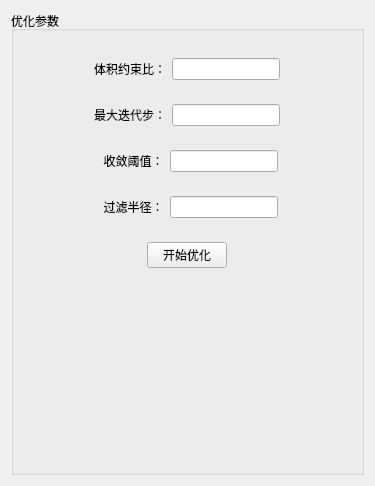
<?xml version="1.0" encoding="UTF-8"?>
<ui version="4.0">
 <class>OptimizeParaWidget</class>
 <widget class="QWidget" name="OptimizeParaWidget">
  <property name="geometry">
   <rect>
    <x>0</x>
    <y>0</y>
    <width>375</width>
    <height>486</height>
   </rect>
  </property>
  <property name="windowTitle">
   <string>Form</string>
  </property>
  <layout class="QVBoxLayout" name="verticalLayout_2">
   <item>
    <widget class="QGroupBox" name="groupBox">
     <property name="sizePolicy">
      <sizepolicy hsizetype="Expanding" vsizetype="Expanding">
       <horstretch>0</horstretch>
       <verstretch>0</verstretch>
      </sizepolicy>
     </property>
     <property name="title">
      <string>优化参数</string>
     </property>
     <layout class="QHBoxLayout" name="horizontalLayout_2">
      <item>
       <widget class="QWidget" name="widget" native="true">
        <property name="sizePolicy">
         <sizepolicy hsizetype="Fixed" vsizetype="Minimum">
          <horstretch>0</horstretch>
          <verstretch>0</verstretch>
         </sizepolicy>
        </property>
        <layout class="QVBoxLayout" name="verticalLayout">
         <item>
          <widget class="QWidget" name="widget_2" native="true">
           <layout class="QHBoxLayout" name="horizontalLayout">
            <item>
             <spacer name="horizontalSpacer">
              <property name="orientation">
               <enum>Qt::Horizontal</enum>
              </property>
              <property name="sizeHint" stdset="0">
               <size>
                <width>40</width>
                <height>20</height>
               </size>
              </property>
             </spacer>
            </item>
            <item>
             <widget class="QLabel" name="label">
              <property name="text">
               <string>体积约束比：</string>
              </property>
             </widget>
            </item>
            <item>
             <widget class="QLineEdit" name="lineEdit"/>
            </item>
            <item>
             <spacer name="horizontalSpacer_2">
              <property name="orientation">
               <enum>Qt::Horizontal</enum>
              </property>
              <property name="sizeHint" stdset="0">
               <size>
                <width>40</width>
                <height>20</height>
               </size>
              </property>
             </spacer>
            </item>
           </layout>
          </widget>
         </item>
         <item>
          <widget class="QWidget" name="widget_3" native="true">
           <layout class="QHBoxLayout" name="horizontalLayout_5">
            <item>
             <spacer name="horizontalSpacer_3">
              <property name="orientation">
               <enum>Qt::Horizontal</enum>
              </property>
              <property name="sizeHint" stdset="0">
               <size>
                <width>40</width>
                <height>20</height>
               </size>
              </property>
             </spacer>
            </item>
            <item>
             <widget class="QLabel" name="label_5">
              <property name="text">
               <string>最大迭代步：</string>
              </property>
             </widget>
            </item>
            <item>
             <widget class="QLineEdit" name="lineEdit_5"/>
            </item>
            <item>
             <spacer name="horizontalSpacer_4">
              <property name="orientation">
               <enum>Qt::Horizontal</enum>
              </property>
              <property name="sizeHint" stdset="0">
               <size>
                <width>40</width>
                <height>20</height>
               </size>
              </property>
             </spacer>
            </item>
           </layout>
          </widget>
         </item>
         <item>
          <widget class="QWidget" name="widget_4" native="true">
           <layout class="QHBoxLayout" name="horizontalLayout_6">
            <item>
             <spacer name="horizontalSpacer_5">
              <property name="orientation">
               <enum>Qt::Horizontal</enum>
              </property>
              <property name="sizeHint" stdset="0">
               <size>
                <width>40</width>
                <height>20</height>
               </size>
              </property>
             </spacer>
            </item>
            <item>
             <widget class="QLabel" name="label_6">
              <property name="text">
               <string>  收敛阈值：</string>
              </property>
             </widget>
            </item>
            <item>
             <widget class="QLineEdit" name="lineEdit_6"/>
            </item>
            <item>
             <spacer name="horizontalSpacer_6">
              <property name="orientation">
               <enum>Qt::Horizontal</enum>
              </property>
              <property name="sizeHint" stdset="0">
               <size>
                <width>40</width>
                <height>20</height>
               </size>
              </property>
             </spacer>
            </item>
           </layout>
          </widget>
         </item>
         <item>
          <widget class="QWidget" name="widget_5" native="true">
           <layout class="QHBoxLayout" name="horizontalLayout_7">
            <item>
             <spacer name="horizontalSpacer_7">
              <property name="orientation">
               <enum>Qt::Horizontal</enum>
              </property>
              <property name="sizeHint" stdset="0">
               <size>
                <width>40</width>
                <height>20</height>
               </size>
              </property>
             </spacer>
            </item>
            <item>
             <widget class="QLabel" name="label_7">
              <property name="text">
               <string>  过滤半径：</string>
              </property>
             </widget>
            </item>
            <item>
             <widget class="QLineEdit" name="lineEdit_7"/>
            </item>
            <item>
             <spacer name="horizontalSpacer_8">
              <property name="orientation">
               <enum>Qt::Horizontal</enum>
              </property>
              <property name="sizeHint" stdset="0">
               <size>
                <width>40</width>
                <height>20</height>
               </size>
              </property>
             </spacer>
            </item>
           </layout>
          </widget>
         </item>
         <item>
          <widget class="QWidget" name="widget_6" native="true">
           <layout class="QHBoxLayout" name="horizontalLayout_8">
            <item>
             <spacer name="horizontalSpacer_9">
              <property name="orientation">
               <enum>Qt::Horizontal</enum>
              </property>
              <property name="sizeHint" stdset="0">
               <size>
                <width>40</width>
                <height>20</height>
               </size>
              </property>
             </spacer>
            </item>
            <item>
             <widget class="QPushButton" name="startOptimizeBotton">
              <property name="text">
               <string>开始优化</string>
              </property>
             </widget>
            </item>
            <item>
             <spacer name="horizontalSpacer_10">
              <property name="orientation">
               <enum>Qt::Horizontal</enum>
              </property>
              <property name="sizeHint" stdset="0">
               <size>
                <width>40</width>
                <height>20</height>
               </size>
              </property>
             </spacer>
            </item>
           </layout>
          </widget>
         </item>
         <item>
          <spacer name="verticalSpacer">
           <property name="orientation">
            <enum>Qt::Vertical</enum>
           </property>
           <property name="sizeHint" stdset="0">
            <size>
             <width>20</width>
             <height>40</height>
            </size>
           </property>
          </spacer>
         </item>
        </layout>
       </widget>
      </item>
     </layout>
    </widget>
   </item>
  </layout>
 </widget>
 <resources/>
 <connections/>
</ui>
